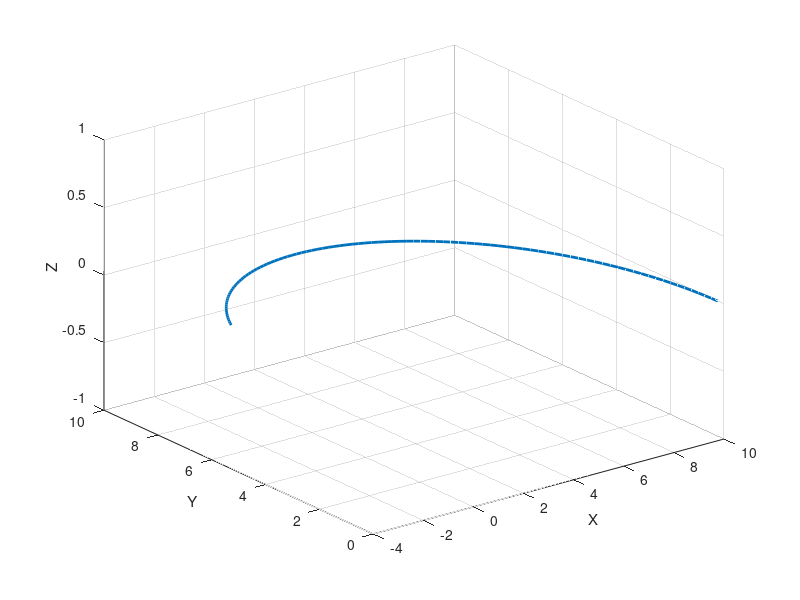

Write the MATLAB code that produced this figure.
function planejarTrajetoria()

    % Defina as dimensões do robô 3R (comprimentos dos elos)
    L1 = 5; % Comprimento do primeiro elo
    L2 = 3; % Comprimento do segundo elo
    L3 = 2; % Comprimento do terceiro elo
    
    % Defina o ponto de início e destino no espaço de configuração
    q_start = [0, 0, 0]; % Configuração inicial (ângulos das juntas)
    q_goal = [pi/2, pi/4, pi/2]; % Configuração desejada
    
    % Gere uma trajetória interpolada por splines cúbicas no espaço de configuração
    num_points = 100;
    q_interp = zeros(num_points, 3);
    
    for i = 1:3
        q_interp(:, i) = spline([0, num_points], [q_start(i), q_goal(i)], 1:num_points);
    end
    
    % Converta a trajetória interpolada no espaço de configuração para o espaço operacional
    caminho_operacional = zeros(num_points, 3);
    
    for i = 1:num_points
        caminho_operacional(i, :) = cineticaDireta3R(q_interp(i, :), L1, L2, L3);
    end
    
    % Visualize o resultado
    plot3(caminho_operacional(:, 1), caminho_operacional(:, 2), caminho_operacional(:, 3), 'LineWidth', 2);
    xlabel('X');
    ylabel('Y');
    zlabel('Z');
    grid on;

    function posicao_operacional = cineticaDireta3R(configuracao, L1, L2, L3)
    % Implemente a cinemática direta do robô 3R

    q1 = configuracao(1);
    q2 = configuracao(2);
    q3 = configuracao(3);

    % Cinemática direta
    x = L1 * cos(q1) + L2 * cos(q1 + q2) + L3 * cos(q1 + q2 + q3);
    y = L1 * sin(q1) + L2 * sin(q1 + q2) + L3 * sin(q1 + q2 + q3);
    z = 0; % Assumindo que o robô opera em um plano 2D

    posicao_operacional = [x, y, z];

    end
end

